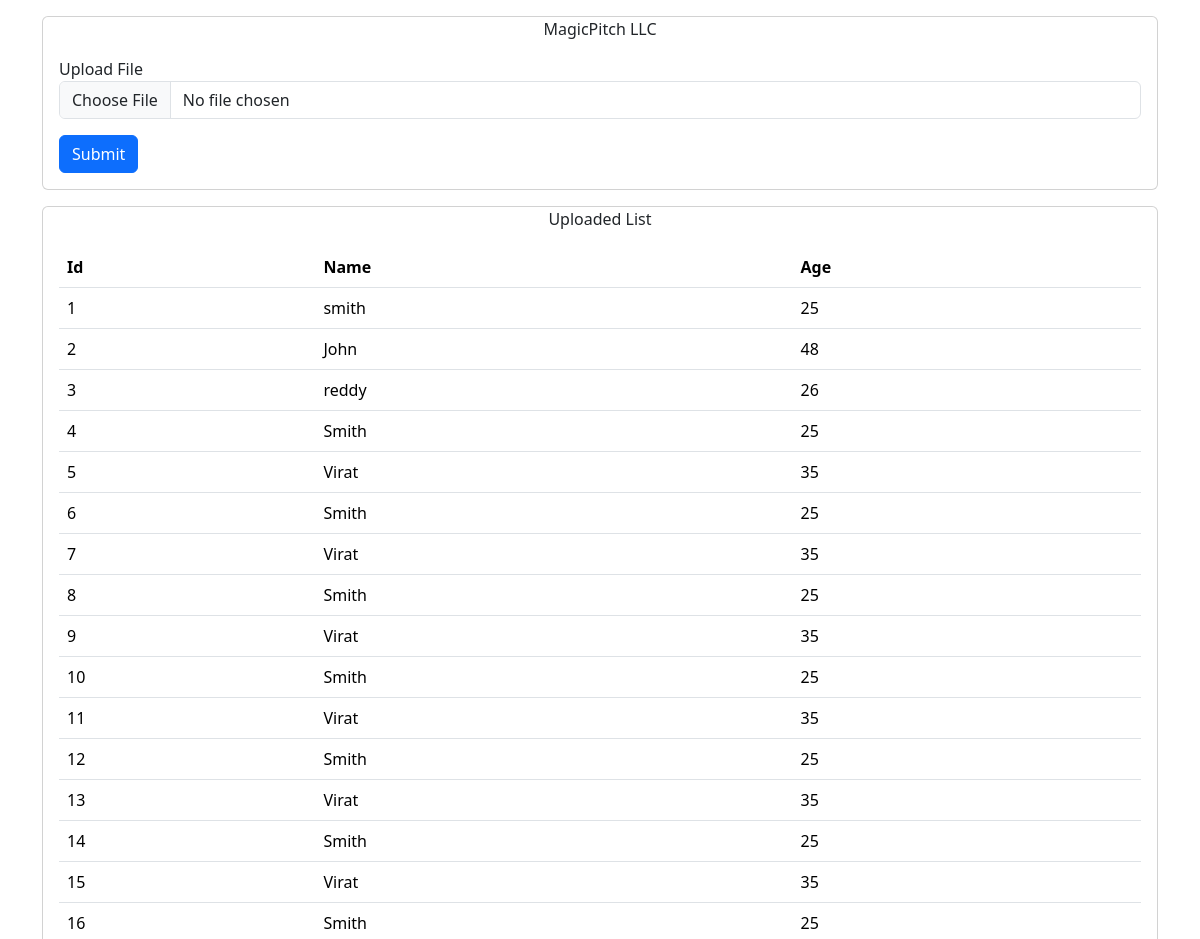
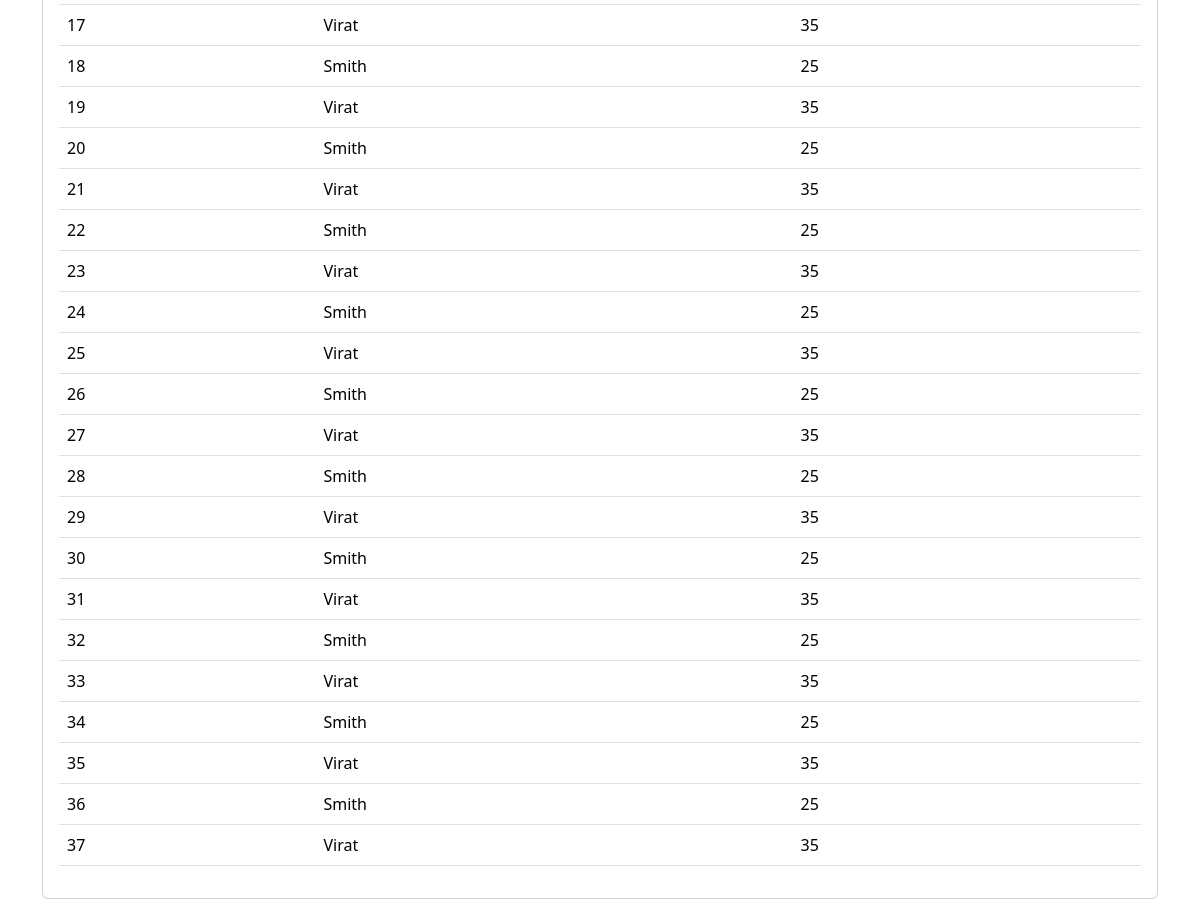
The page / on the database its author committed (2 pictures, top to bottom).
### csv_upload/models.py (models this page shows)
class Users(Base):
    __tablename__ = "users"
    id = Column(Integer,primary_key =True,index =True)
    name = Column(String)
    age = Column(String)

### csv_upload/main.py (the view)
@app.get('/',response_class=HTMLResponse)
async def all(request:Request,db:Session = Depends(get_db)):
    users = db.query(models.Users).all()
    return templates.TemplateResponse("index.html",{"request":request, "title":"MagicPitch LLC","users":users})

### templates/index.html (shortened to what this page needs)
<!DOCTYPE html>
<html lang="en">
  <head>
    <link
      href="https://cdn.jsdelivr.net/npm/bootstrap@5.3.2/dist/css/bootstrap.min.css"
      rel="stylesheet"
    />
    <link
      href="https://getbootstrap.com/docs/5.3/assets/css/docs.css"
      rel="stylesheet"
    />
  </head>
  <body class="p-3 m-0 border-0 bd-example m-0 border-0">
    <div class="container">
      <div class="card">
        <div class="text-center dark">{{ title }}</div>
        <div class="card-body">
          <form action="/upload" method="post" enctype="multipart/form-data">
            <div class="form-group">
              <label for="file">Upload File</label>
              <input type="file" class="form-control" name="file" required accept=".csv" />
            </div>
            <div class="mt-3">
              <button type="submit" class="btn btn-primary">Submit</button>
            </div>
          </form>
        </div>
      </div>
      <div class="card mt-3">
        <div class="text-center">Uploaded List</div>
        <div class="card-body">
          <div>
            <table class="table">
              <thead>
                <tr>
                  <th>Id</th>
                  <th>Name</th>
                  <th>Age</th>
                </tr>
              </thead>
              <tbody>
                {% for user in users %}
                <tr>
                  <td>{{ user.id }}</td>
                  <td>{{ user.name }}</td>
                  <td>{{ user.age}}</td>
                </tr>
                {% endfor %}
              </tbody>
            </table>
          </div>
        </div>
      </div>
    </div>
  </body>
</html>

### rows shown on the page
Users: id "1", name "smith", age "25"
Users: id "2", name "John", age "48"
Users: id "3", name "reddy", age "26"
Users: id "4", name "Smith", age "25"
Users: id "5", name "Virat", age "35"
Users: id "6", name "Smith", age "25"
Users: id "7", name "Virat", age "35"
Users: id "8", name "Smith", age "25"
Users: id "9", name "Virat", age "35"
Users: id "10", name "Smith", age "25"
Users: id "11", name "Virat", age "35"
Users: id "12", name "Smith", age "25"
Users: id "13", name "Virat", age "35"
Users: id "14", name "Smith", age "25"
Users: id "15", name "Virat", age "35"
Users: id "16", name "Smith", age "25"
Users: id "17", name "Virat", age "35"
Users: id "18", name "Smith", age "25"
Users: id "19", name "Virat", age "35"
Users: id "20", name "Smith", age "25"
Users: id "21", name "Virat", age "35"
Users: id "22", name "Smith", age "25"
Users: id "23", name "Virat", age "35"
Users: id "24", name "Smith", age "25"
Users: id "25", name "Virat", age "35"
Users: id "26", name "Smith", age "25"
Users: id "27", name "Virat", age "35"
Users: id "28", name "Smith", age "25"
Users: id "29", name "Virat", age "35"
Users: id "30", name "Smith", age "25"
Users: id "31", name "Virat", age "35"
Users: id "32", name "Smith", age "25"
Users: id "33", name "Virat", age "35"
Users: id "34", name "Smith", age "25"
Users: id "35", name "Virat", age "35"
Users: id "36", name "Smith", age "25"
Users: id "37", name "Virat", age "35"

### other values the page prints
{{ title }} "MagicPitch LLC"
